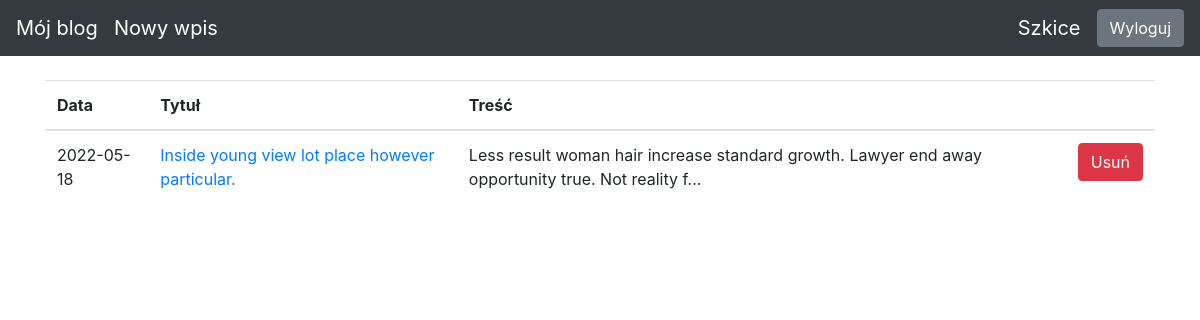
Page /drafts/ (signed in) on the committed database.
### blogg/models.py (models this page shows)
class Entry(db.Model):
   id = db.Column(db.Integer, primary_key=True)
   title = db.Column(db.String(80), nullable=False)
   body = db.Column(db.Text, nullable=False)
   pub_date = db.Column(db.DateTime, nullable=False,
       default=datetime.datetime.utcnow)
   is_published = db.Column(db.Boolean, default=False)

### blogg/routes.py (the view)
@app.route("/drafts/", methods=['GET'])
@login_required
def list_drafts():
    drafts = Entry.query.filter_by(is_published=False).order_by(Entry.pub_date.desc())
    return render_template("drafts.html", drafts=drafts)

### blogg/routes.py (called while the page is built)
def login_required(view_func):
    @functools.wraps(view_func)
    def check_permissions(*args, **kwargs):
        if session.get('logged_in'):
            return view_func(*args, **kwargs)
        return redirect(url_for('login', next=request.path))
    return check_permissions

### blogg/templates/drafts.html
{% extends "base.html" %}
{% block content %}
<table class="table">
   <thead>
     <tr>
       <th scope="col">Data</th>
       <th scope="col">Tytuł</th>
       <th scope="col">Treść</th>
       <th scope="col"></th>
     </tr>
   </thead>
   <tbody>
       {% for post in drafts %}
     <tr>
       <td>
           {{ post.pub_date.strftime('%Y-%m-%d') }}
       </td>
       <td>
           <a href="{{ url_for('edit_entry', entry_id=post.id) }}">
               {{ post.title }}
           </a>
       </td>
       <td>{{ post.body|truncate(100, true) }}</td>
       <td>
         <form class="form-inline my-2 my-lg-0" action="{{ url_for('delete_entry', entry_id=post.id) }}" method="POST">
           <button type="submit" class="btn btn-danger">Usuń</button>
         </form>
      </td>
     </tr>
     {% endfor %}
   </tbody>
 </table>
{% endblock %}

### blogg/templates/base.html (style rules this page uses)
body { padding-top: 5rem; }

### rows in the picture
Entry: pub_date "2022-05-18", title "Inside young view lot place however particular.", body "Less result woman hair increase standard growth. Lawyer end away opportunity true. Not reality f..."
